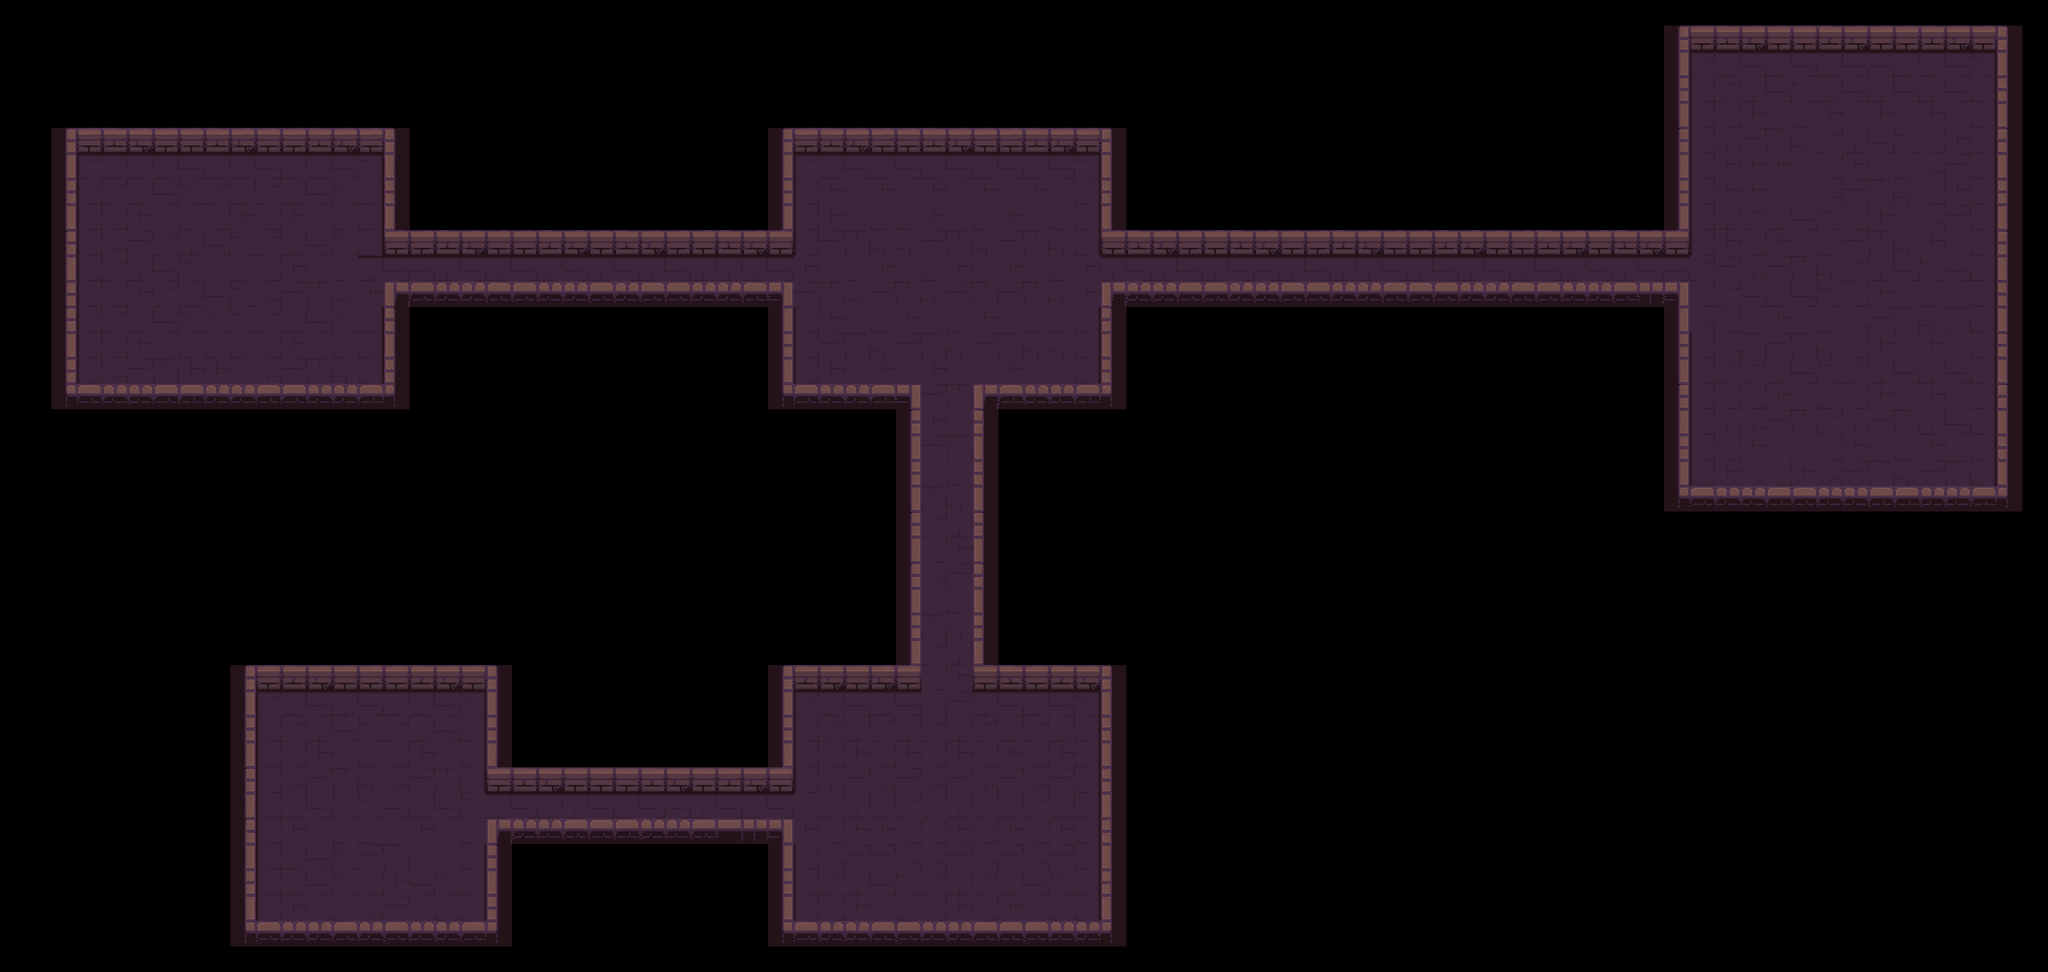

A level layout from a 2D game, rendered from its tile map. Below: a short description, then the map file with tile-grid data replaced by summaries:
An orthogonal 80x38 tile map with 64x64 px tiles, 2 tile layers (Floor, Walls), 2 tilesets.

<map version="1.10" tiledversion="1.11.2" orientation="orthogonal" renderorder="right-down" width="80" height="38" tilewidth="64" tileheight="64" infinite="0" nextlayerid="3" nextobjectid="1">
 <tileset firstgid="1" name="Dungeon_Tileset_main" tilewidth="64" tileheight="64" tilecount="100" columns="10">
  <image source="Dungeon_Tileset.png" width="640" height="640" />
 </tileset>
 <tileset firstgid="101" name="Dungeon_Tileset_main" tilewidth="64" tileheight="64" tilecount="100" columns="10">
  <image source="Dungeon_Tileset.png" width="640" height="640" />
 </tileset>
 <layer id="2" name="Floor" width="80" height="38">
  <data>[3040 cells, 743 non-empty, 20 distinct tile ids]</data>
 </layer>
 <layer id="1" name="Walls" width="80" height="38">
  <data>[3040 cells, 340 non-empty, 22 distinct tile ids]</data>
 </layer>
</map>
